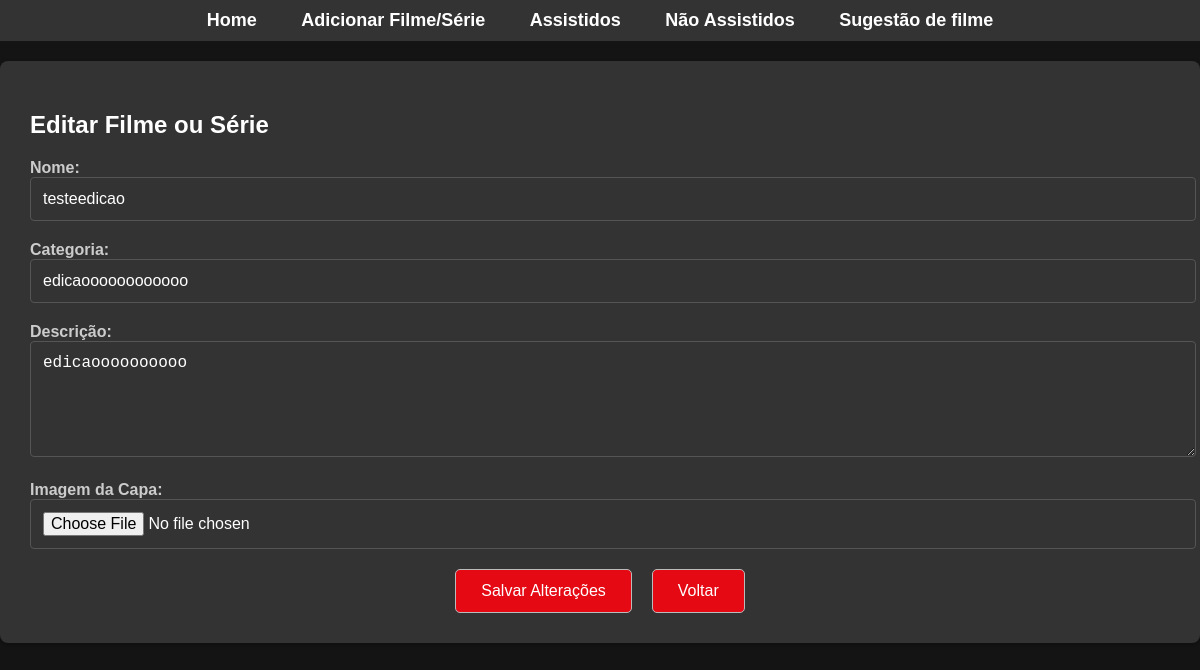
Before: /editar/37/ with the older database file.
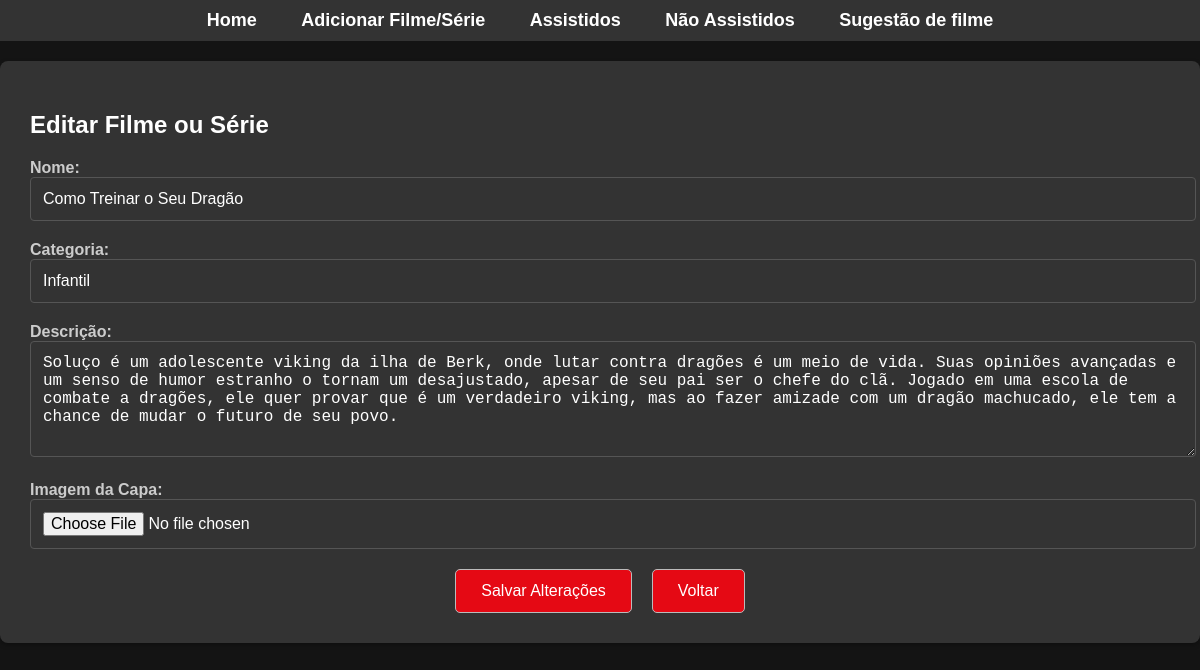
After: the same page with the newer database file.
### cadastro/models.py (models this page shows, shortened)
class FilmeSerie(models.Model):
    nome = models.CharField(max_length=100)
    categoria = models.CharField(max_length=50)
    descricao = models.TextField()
    capa = models.ImageField(upload_to='filmes_capas/', blank=True, null=True)
    assistido = models.BooleanField(default=False)

### cadastro/views.py (the view)
# urls.py: path('editar/<int:id>/', views.editar_filme_serie, name='editar_filme_serie'),  # Página de editar filme
def editar_filme_serie(request, id):
    filme_serie = get_object_or_404(FilmeSerie, id=id)
    if request.method == 'POST':
        form = FilmeSerieForm(request.POST, request.FILES, instance=filme_serie)
        if form.is_valid():
            form.save()
            return redirect('listar_filmes_series')  # Redireciona para a página de listagem após editar
    else:
        form = FilmeSerieForm(instance=filme_serie)
    return render(request, 'cadastro/editar_filme_serie.html', {'filme_serie': filme_serie})

### cadastro/templates/cadastro/editar_filme_serie.html (shortened to what this page needs)
{% extends 'cadastro/base.html' %}
{% block content %}
<h2>Editar Filme ou Série</h2>
<form method="POST" enctype="multipart/form-data">
    <div class="form-group">
        <label for="nome">Nome:</label>
        <input type="text" id="nome" name="nome" value="{{ filme_serie.nome }}" required>
    </div>
    <div class="form-group">
        <label for="categoria">Categoria:</label>
        <input type="text" id="categoria" name="categoria" value="{{ filme_serie.categoria }}" required>
    </div>
    <div class="form-group">
        <label for="descricao">Descrição:</label>
        <textarea id="descricao" name="descricao" rows="5" required>{{ filme_serie.descricao }}</textarea>
    </div>
    <div class="form-group">
        <label for="imagem">Imagem da Capa:</label>
        <input type="file" id="imagem" name="imagem" accept="image/*">
    </div>
    <div class="button-container">
        <button type="submit" class="button">Salvar Alterações</button>
    </form>
    <a href="{% url 'listar_filmes_series' %}" class="button">Voltar</a>
    </div>
{% endblock %}

Changed rows visible on the page:
changed FilmeSerie: nome "testeedicao" → "Como Treinar o Seu Dragão"; categoria "edicaoooooooooooo" → "Infantil"; descricao "edicaoooooooooo" → "Soluço é um adolescente viking da ilha de Berk, onde lutar contra dragões é um meio de vida. Suas opiniões avançadas e um senso de humor estranho o tornam um desajustado, apesar de seu pai ser o chefe do clã. Jogado em uma escola de combate a dragões, ele quer provar que é um verdadeiro viking, mas ao fazer amizade com um dragão machucado, ele tem a chance de mudar o futuro de seu povo."
